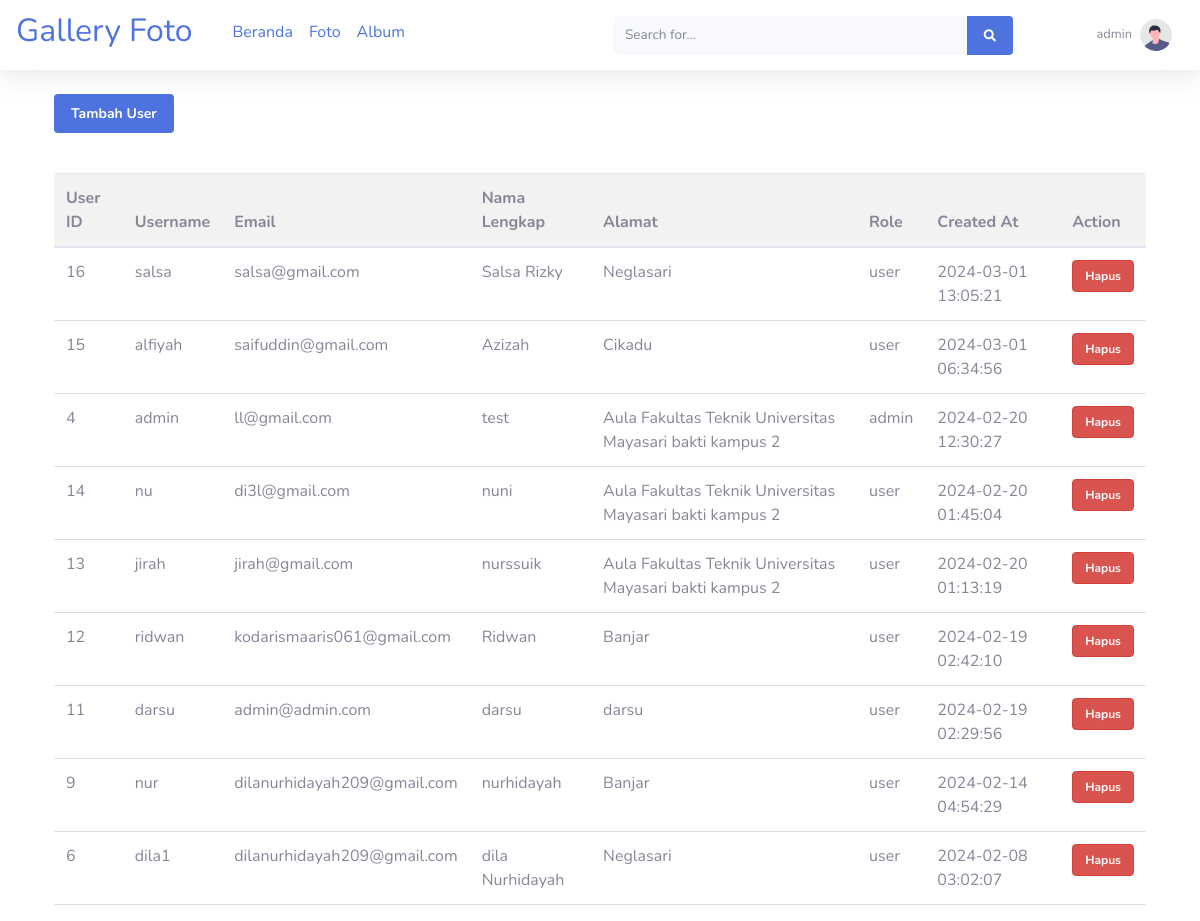
Screenshot of /admin/datauser.php (signed in) with the database file from the repository.
### tables this page shows
CREATE TABLE `user` (
  `UserID` int(11) NOT NULL,
  `username` varchar(255) NOT NULL,
  `password` varchar(255) NOT NULL,
  `Email` varchar(255) NOT NULL,
  `Nama_Lengkap` varchar(255) NOT NULL,
  `Alamat` text NOT NULL,
  `role` varchar(50) NOT NULL,
  `created_at` timestamp NOT NULL DEFAULT current_timestamp() ON UPDATE current_timestamp()
);

### admin/datauser.php (the view, shortened to what this page needs)
<?php
include "../koneksi.php";
if(isset($_POST['search_submit'])) {
    $search_query = $_POST['search_query'];
    $sql = "SELECT * FROM user WHERE username LIKE '%$search_query%' OR Email LIKE '%$search_query%' OR Nama_Lengkap LIKE '%$search_query%' OR Alamat LIKE '%$search_query%' ORDER BY created_at DESC";
    $result = mysqli_query($conn, $sql);
} else {
    $sql = "SELECT * FROM user ORDER BY created_at DESC";
    $result = mysqli_query($conn, $sql);
}
$semuauser = mysqli_fetch_all($result, MYSQLI_ASSOC);
?>
<!DOCTYPE html>
<html lang="en">
<head>
    <link href="../vendor/fontawesome-free/css/all.min.css" rel="stylesheet" type="text/css">
    <link href="../css/sb-admin-2.min.css" rel="stylesheet">
</head>
<body>
    <div id="content-wrapper" class="d-flex flex-column">
        <div id="content">
            <nav class="navbar navbar-expand navbar-light bg-white topbar mb-4 static-top shadow">
                <h2 class="gallery-title text-primary">Gallery Foto</h2>
                <ul style='display:flex;gap:1em;list-style:none;align-items:center;top:5px;position:relative'>
                    <li class="nav-item">
                        <a href='admin.php'>Beranda</a>
                    </li>
                    <li class="nav-item">
                        <a href='datafoto.php'>Foto</a>
                    </li>
                    <li class="nav-item">
                        <a href='album.php'>Album</a>
                    </li>
                </ul>
                <form class="d-none d-sm-inline-block form-inline mr-auto ml-md-3 my-2 my-md-0 mw-100 navbar-search" method="POST">
                    <div class="input-group" style='position:relative;left:12em'>
                        <input type="text" name="search_query" class="form-control bg-light border-0 small" placeholder="Search for..."
                            aria-label="Search" aria-describedby="basic-addon2">
                        <div class="input-group-append">
                            <button class="btn btn-primary" type="submit" name="search_submit">
                                <i class="fas fa-search fa-sm"></i>
                            </button>
                        </div>
                    </div>
                </form>
                <ul class="navbar-nav ml-auto">
                    <li class="nav-item dropdown no-arrow">
                        <a class="nav-link dropdown-toggle" href="#" id="userDropdown" role="button"
                            data-toggle="dropdown" aria-haspopup="true" aria-expanded="false">
                            <span class="mr-2 d-none d-lg-inline text-gray-600 small"><?= $_SESSION['username']  ?></span>
                            <img class="img-profile rounded-circle"
                                src="../img/undraw_profile.svg">
                        </a>
                    </li>
                </ul>
            </nav>
            <div class="container">
                <?php if ($_SESSION['role'] === 'admin') : ?>
                    <a href="tambahuser.php" class="btn btn-primary mb-3">Tambah User</a>
                <?php endif; ?>
                <table class="table mt-4">
                    <thead>
                        <tr>
                            <th>User ID</th>
                            <th>Username</th>
                            <th>Email</th>
                            <th>Nama Lengkap</th>
                            <th>Alamat</th>
                            <th>Role</th>
                            <th>Created At</th>
                            <th>Action</th>
                        </tr>
                    </thead>
                    <tbody>
                        <?php foreach ($semuauser as $user) : ?>
                            <?php if ($_SESSION['role'] === 'admin') : ?>
                                <tr>
                                    <td><?= $user['UserID']; ?></td>
                                    <td><?= $user['username']; ?></td>
                                    <td><?= $user['Email']; ?></td>
                                    <td><?= $user['Nama_Lengkap']; ?></td>
                                    <td><?= $user['Alamat']; ?></td>
                                    <td><?= $user['role']; ?></td>
                                    <td><?= $user['created_at']; ?></td>
                                    <td>
                                        <a href="hapusdatauser.php?UserID=<?= $user['UserID']; ?>&success=true" class="btn btn-danger btn-sm" onclick="return confirm('Apakah Anda yakin ingin menghapus user ini?')">Hapus</a>
                                    </td>
                                </tr>
                            <?php endif; ?>
                        <?php endforeach; ?>
                    </tbody>
                </table>
            </div>
        </div>
    </div>
</body>
</html>

### admin/datauser.php (style rules this page uses)
.container { width: 100%; margin: 0 auto; }
table { width: 100%; border-collapse: collapse; margin-top: 20px; }
th, td { padding: 8px; text-align: left; border-bottom: 1px solid #ddd; }
th { background-color: #f2f2f2; font-weight: bold; }
.btn { display: inline-block; padding: 8px 16px; font-size: 14px; font-weight: bold; text-decoration: none; border: 1px solid transparent; border-radius: 4px; cursor: pointer; }
.btn-danger { color: #fff; background-color: #d9534f; border-color: #d43f3a; }
.btn-sm { padding: 6px 12px; font-size: 12px; }

### rows the page displays
user: UserID "16", username "salsa", Email "salsa@gmail.com", Nama_Lengkap "Salsa Rizky", Alamat "Neglasari", role "user", created_at "2024-03-01 13:05:21"
user: UserID "15", username "alfiyah", Email "saifuddin@gmail.com", Nama_Lengkap "Azizah", Alamat "Cikadu", role "user", created_at "2024-03-01 06:34:56"
user: UserID "4", username "admin", Email "ll@gmail.com", Nama_Lengkap "test", Alamat "Aula Fakultas Teknik Universitas Mayasari bakti kampus 2", role "admin", created_at "2024-02-20 12:30:27"
user: UserID "14", username "nu", Email "di3l@gmail.com", Nama_Lengkap "nuni", Alamat "Aula Fakultas Teknik Universitas Mayasari bakti kampus 2", role "user", created_at "2024-02-20 01:45:04"
user: UserID "13", username "jirah", Email "jirah@gmail.com", Nama_Lengkap "nurssuik", Alamat "Aula Fakultas Teknik Universitas Mayasari bakti kampus 2", role "user", created_at "2024-02-20 01:13:19"
user: UserID "12", username "ridwan", Email "kodarismaaris061@gmail.com", Nama_Lengkap "Ridwan", Alamat "Banjar", role "user", created_at "2024-02-19 02:42:10"
user: UserID "11", username "darsu", Email "admin@admin.com", Nama_Lengkap "darsu", Alamat "darsu", role "user", created_at "2024-02-19 02:29:56"
user: UserID "9", username "nur", Email "dilanurhidayah209@gmail.com", Nama_Lengkap "nurhidayah", Alamat "Banjar", role "user", created_at "2024-02-14 04:54:29"
user: UserID "6", username "dila1", Email "dilanurhidayah209@gmail.com", Nama_Lengkap "dila Nurhidayah", Alamat "Neglasari", role "user", created_at "2024-02-08 03:02:07"

### other values shown
$_SESSION['username'] "admin"
